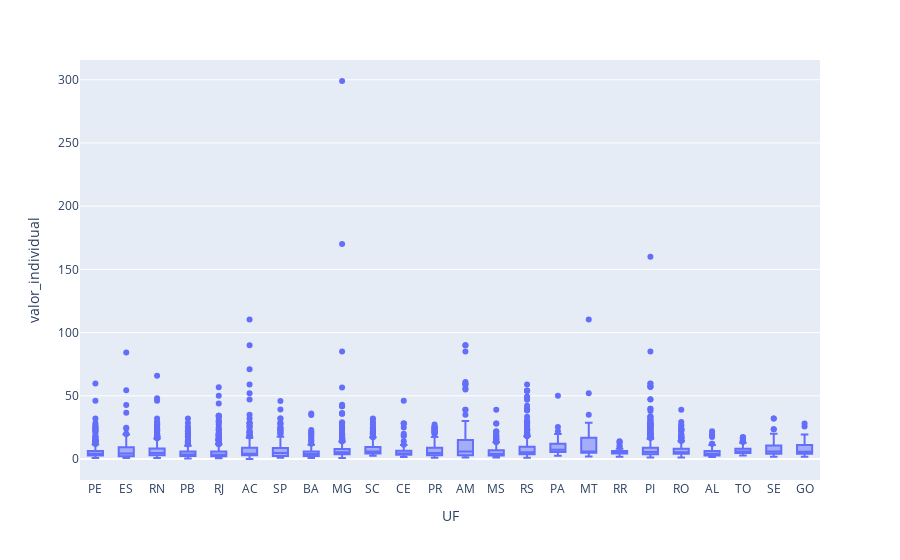

Source (notebook cell):
### Code cell
import plotly.express as px

fig = px.box(teste1,x='UF',y='valor_individual',hover_name='Descrição')
fig.show()

### Figure 1 — Plotly figure (JSON) as saved in the notebook; plotly's stock layout.template omitted (floating-point values rounded to 4 significant figures; data arrays with more than 128 entries replaced by an {"elided": "..."} marker saying what was removed)
{"data": [{"alignmentgroup": "True", "hovertemplate": "<b>%{hovertext}</b><br><br>UF=%{x}<br>valor_individual=%{y}<extra></extra>", "hovertext": {"elided": "6285 str values"}, "legendgroup": "", "marker": {"color": "#636efa"}, "name": "", "notched": false, "offsetgroup": "", "orientation": "v", "showlegend": false, "type": "box", "x": {"elided": "6285 str values"}, "x0": " ", "xaxis": "x", "y": {"elided": "6285 float values"}, "y0": " ", "yaxis": "y"}], "layout": {"boxmode": "group", "legend": {"tracegroupgap": 0}, "margin": {"t": 60}, "xaxis": {"anchor": "y", "domain": [0, 1], "title": {"text": "UF"}}, "yaxis": {"anchor": "x", "domain": [0, 1], "title": {"text": "valor_individual"}}}}
